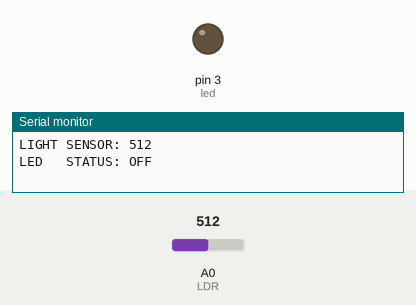
This sketch was run on a simulated Arduino Uno, built with avr-gcc and run on an emulated ATmega328P. Shown: output pins drawn as LEDs (lit = HIGH), the last lines printed to the serial monitor. The inputs (shaded band) are chosen by the test bench; at power-on: A0 (LDR) = 512.

Above: at 1.2 s.
1.3 s: A0 (LDR) set to 216
2.8 s: A0 (LDR) set to 192
At 4.0 s:
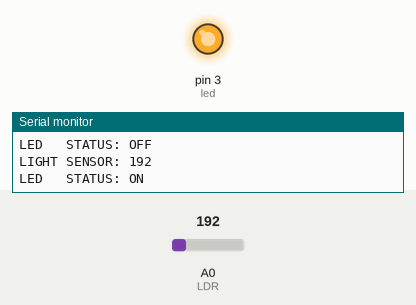
4.3 s: A0 (LDR) set to 210
At 5.3 s:
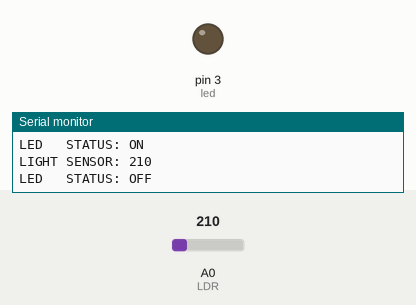
5.8 s: A0 (LDR) set to 190
At 6.4 s:
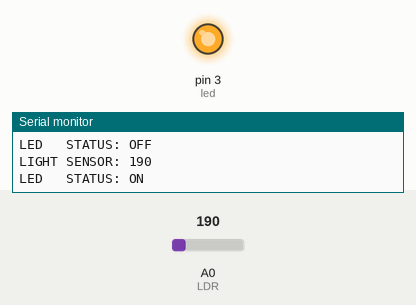
Timing chart, 0 to 8.3 s (numbered marks = the images above; inputs shaded):
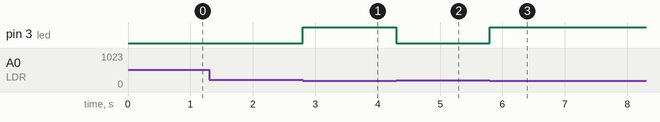

Measured:
- the behaviour switches between 201 and 200 on A0 (LDR) (found by bisection; images 0 and 1)
- after the input at 2.8 s, pin 3 (led): LOW → HIGH at once
- after the input at 4.3 s, pin 3 (led): HIGH → LOW at once
- after the input at 5.8 s, pin 3 (led): LOW → HIGH at once

The sketch:

light_sensor.ino
```cpp
#define led 3 //3.Pinde LED olduğunu tanımlıyoruz
//int SERIAL_OUTPUT_FREQUENCY = 1000;
unsigned long old_time;
unsigned long new_time;
long difference;


void setup() {

  pinMode(led, OUTPUT); //LED'in çıkış elemanı olduğunu belirtiyoruz
  Serial.begin(9600); //9600 Baundluk bir seri haberleşme başlatıyoruz
  old_time = millis();
}

void loop() {

  int LED_ACTIVATION_VALUE = analogRead(A0); //Işık değişkenini A0 pinindeki LDR ile okuyoruz
  new_time = millis();
  difference = new_time - old_time;
  if(difference > 1000){
    Serial.print("LIGHT SENSOR: ");
    Serial.println(LED_ACTIVATION_VALUE); //Okunan değeri seri iletişim ekranına yansıtıyoruz
    if (LED_ACTIVATION_VALUE > 200) { //Okunan ışık değeri 450'den büyük ise

      Serial.println("LED   STATUS: OFF");

    }

    if (LED_ACTIVATION_VALUE <= 200) { //Okunan ışık değeri 450'den küçük ise

      Serial.println("LED   STATUS: ON");
    }

    Serial.println();
    old_time = new_time;
  }


  if (LED_ACTIVATION_VALUE > 200) { //Okunan ışık değeri 450'den büyük ise
    digitalWrite(led, LOW); //LED yanmasın
  }

  if (LED_ACTIVATION_VALUE <= 200) { //Okunan ışık değeri 450'den küçük ise
    digitalWrite(led, HIGH); //LED yansın
  }


}
```
